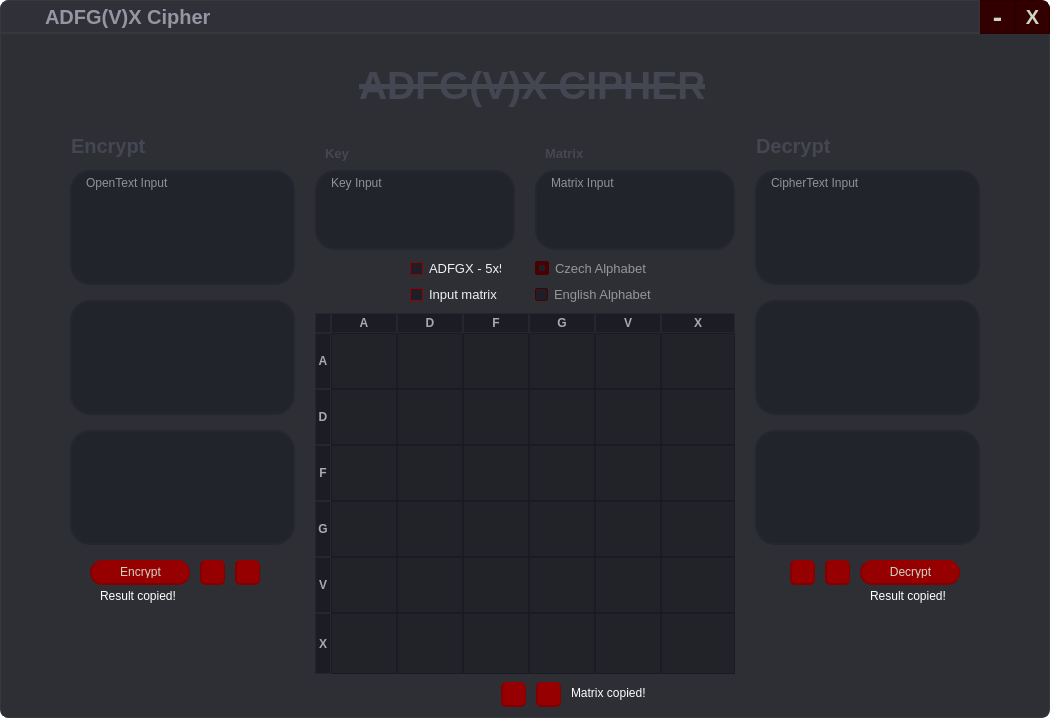
<?xml version="1.0" encoding="UTF-8"?>
<ui version="4.0">
 <class>Dialog</class>
 <widget class="QDialog" name="Dialog">
  <property name="geometry">
   <rect>
    <x>0</x>
    <y>0</y>
    <width>1060</width>
    <height>728</height>
   </rect>
  </property>
  <property name="windowTitle">
   <string>ADFG(V)X Cipher</string>
  </property>
  <property name="styleSheet">
   <string notr="true">QDialog#Dialog {
	background-color: rgba(0, 0, 0, 0);
}


QCheckBox {
	color: rgb(240, 240, 240);
	font-size: 13px;
}

QCheckBox::indicator {
	width: 11px;
	height: 11px;
	border-radius: 5px;
}

QCheckBox::indicator::unchecked{ 
	border: 1px solid; 
	border-color: rgb(150, 0, 0);
	border-radius: 1px;
	background-color: rgba(28, 29, 36, 235); 
	width: 11px; 
	height: 11px; 
}

QCheckBox::indicator::checked{ 
	border: 1px solid; 
	border-color: rgb(130, 0, 0);
	border-radius: 1px;
	background-color: rgb(150, 0, 0);
	width: 11px; 
	height: 11px; 
}




QRadioButton {
	color: rgb(150, 150, 150);
	font-size: 13px;
}

QRadioButton::indicator {
	width: 11px;
	height: 11px;
	border-radius: 5px;
}

QRadioButton::indicator::unchecked{ 
	border: 1px solid; 
	border-color: rgb(75, 0, 0);
	border-radius: 2px;
	background-color: rgba(28, 29, 36, 235); 
	width: 11px; 
	height: 11px; 
}

QRadioButton::indicator::checked{ 
	border: 4px solid; 
	border-color: rgb(75, 0, 0);
	border-radius: 3px;
	background-color: rgba(28, 29, 36, 235); 
	width: 6px; 
	height: 6px; 
}

QWidget#bgwidget {
	background-color: rgba(28, 29, 36, 235);
	border: 1px solid rgb(55, 55, 60);
	border-bottom-left-radius: 8px;/**/
	border-bottom-right-radius: 8px;/**/
}

QWidget#title_bar {
	background-color: rgb(48, 49, 56);
	border: 1px solid rgb(55, 55, 60);
	border-bottom: 2px solid rgb(55, 55, 60);
	border-top-left-radius: 8px;/**/
}

QTextEdit {
	selection-background-color: rgb(150, 0, 0);
}

QTableView {
	background-color: rgba(28, 29, 36, 180);
	color: white;
	border: none;
}

QHeaderView {
	background-color: rgba(28, 29, 36, 220);
}

QHeaderView::section {
	background-color:  rgba(28, 29, 36, 220);
	color: #aaa;
	border: 1px solid rgb(37, 39, 48);
}

QTableView QTableCornerButton::section {
    background-color: rgba(28, 29, 36, 220);
	border: 1px solid rgb(37, 39, 48);
}

QTableWidget::item::selected, QTableWidget QLineEdit { 
	/*background-color: rgb(45, 46, 52); */
	background-color: rgba(28, 29, 36, 180);
	color: white; 
	border: 3px solid rgb(37, 39, 48); 
	border-radius: 3px;
}



QTableWidget::item
{
    color: white;/*
    background-color: rgba(28, 29, 36, 100);*/
    text-align:center;
	border: 1px solid rgb(28, 26, 36);
}







QToolTip {
	background-color: rgb(34, 36, 44);
	border: 1px solid rgb(37, 39, 48);
	color: #aaa;
}


/*HORIZONTAL SCROLLBAR*/
QScrollBar:horizontal {
	border: none;
	background-color: rgb(28, 29, 36);
	height: 10px;
	margin: 0 5px 0 5px;
	border-radius: 0px;
}

/*HANDLE BAR HORIZONTAL*/
QScrollBar::handle:horizontal {
	background-color: rgb(150, 0, 0);
	min-width: 30px;
	border-radius: 5px;
}
QScrollBar::handle:horizontal:hover {
	background-color: rgb(170, 0, 0);
}

QScrollBar::handle:horizontal:pressed {
	background-color: rgb(140, 0, 0);
}

/*BTN LEFT, RIGHT - SCROLLBAR*/
QScrollBar::sub-line:horizonta, QScrollBar::add-line:horizontal {
	width: 0px;
	border: none;
}

/*RESET ARROW*/
QScrollBar::up-arrow:horizontal, QScrollBar::down-arrow:horizontal {
	background: none;
}

QScrollBar::add-page:horizontal, QScrollBar::sub-page:horizontal {
	background: none;
}

/*VERTICAL SCROLLBAR*/
QScrollBar:vertical {
	border: none;
	background-color: rgba(0, 0, 0, 0);
	width: 10px;
	margin: 5px 0 5px 0;
	border-radius: 0px;
}

/*HANDLE BAR VERTICAL*/
QScrollBar::handle:vertical {
	background-color: rgb(150, 0, 0);
	min-height: 30px;
	border-radius: 5px;
}
QScrollBar::handle:vertical:hover {
	background-color: rgb(170, 0, 0);
}

QScrollBar::handle:vertical:pressed {
	background-color: rgb(140, 0, 0);
}

/*BTN TOP, BOTTOM - SCROLLBAR*/
QScrollBar::sub-line:vertical, QScrollBar::add-line:vertical  {
	height: 0px;
	border: none;
}


/*RESET ARROW*/

QScrollBar::up-arrow:vertical, QScrollBar::down-arrow:vertical {
	background: none;
}

QScrollBar::add-page:vertical, QScrollBar::sub-page:vertical {
	background: none;
}</string>
  </property>
  <widget class="QWidget" name="bgwidget" native="true">
   <property name="geometry">
    <rect>
     <x>0</x>
     <y>33</y>
     <width>1050</width>
     <height>685</height>
    </rect>
   </property>
   <property name="sizePolicy">
    <sizepolicy hsizetype="Fixed" vsizetype="Fixed">
     <horstretch>0</horstretch>
     <verstretch>0</verstretch>
    </sizepolicy>
   </property>
   <property name="acceptDrops">
    <bool>false</bool>
   </property>
   <property name="styleSheet">
    <string notr="true"/>
   </property>
   <widget class="QLabel" name="lbl_main">
    <property name="geometry">
     <rect>
      <x>359</x>
      <y>27</y>
      <width>371</width>
      <height>50</height>
     </rect>
    </property>
    <property name="font">
     <font>
      <pointsize>29</pointsize>
      <bold>true</bold>
      <underline>false</underline>
      <strikeout>true</strikeout>
     </font>
    </property>
    <property name="styleSheet">
     <string notr="true">QLabel {
	color: rgb(68, 70, 82);
}</string>
    </property>
    <property name="text">
     <string>ADFG(V)X CIPHER</string>
    </property>
   </widget>
   <widget class="QPushButton" name="btn_enc">
    <property name="geometry">
     <rect>
      <x>90</x>
      <y>527</y>
      <width>100</width>
      <height>25</height>
     </rect>
    </property>
    <property name="focusPolicy">
     <enum>Qt::NoFocus</enum>
    </property>
    <property name="styleSheet">
     <string notr="true">QPushButton {
	background-color: rgb(150, 0, 0);
	border: none;
	padding-top: 5px;
	padding-bottom: 5px;
	color: rgb(206, 214, 196);
	border-left: 2px solid rgb(130, 0, 0);
	border-right: 1px solid rgb(130, 0, 0);
	border-bottom: 2px solid rgb(130, 0, 0);
	border-radius: 12.4px;
}

QPushButton:hover {
	background-color: rgb(170, 0, 0);
	border-left: 2px solid rgb(130, 0, 0);
	border-right: 1px solid rgb(130, 0, 0);
	border-bottom: 2px solid rgb(130, 0, 0);
}

QPushButton:pressed {
	background-color: rgb(140, 0, 0);
	border-left: 1px solid rgb(130, 0, 0);
	border-right: 2px solid rgb(130, 0, 0);
	border-top: 2px solid rgb(130, 0, 0);
	padding-top: -5px;
	padding-bottom: -5px;
	padding-left: 5px;
	border-bottom: none;
}</string>
    </property>
    <property name="text">
     <string>Encrypt</string>
    </property>
   </widget>
   <widget class="QPushButton" name="btn_enc_cp">
    <property name="geometry">
     <rect>
      <x>200</x>
      <y>527</y>
      <width>25</width>
      <height>25</height>
     </rect>
    </property>
    <property name="focusPolicy">
     <enum>Qt::NoFocus</enum>
    </property>
    <property name="styleSheet">
     <string notr="true">QPushButton {
	background-color: rgb(150, 0, 0);
	border: none;
	padding-top: 5px;
	padding-bottom: 5px;
	color: rgb(206, 214, 196);
	border-left: 2px solid rgb(130, 0, 0);
	border-right: 1px solid rgb(130, 0, 0);
	border-bottom: 2px solid rgb(130, 0, 0);
	border-radius: 5px;
}

QPushButton:hover {
	background-color: rgb(170, 0, 0);
	border-left: 2px solid rgb(130, 0, 0);
	border-right: 1px solid rgb(130, 0, 0);
	border-bottom: 2px solid rgb(130, 0, 0);
}

QPushButton:pressed {
	background-color: rgb(140, 0, 0);
	border-left: 1px solid rgb(130, 0, 0);
	border-right: 2px solid rgb(130, 0, 0);
	border-top: 2px solid rgb(130, 0, 0);
	padding-top: -5px;
	padding-bottom: -5px;
	padding-left: 5px;
	border-bottom: none;
}</string>
    </property>
    <property name="text">
     <string/>
    </property>
    <property name="icon">
     <iconset>
      <normaloff>icon.png</normaloff>icon.png</iconset>
    </property>
   </widget>
   <widget class="QLabel" name="lbl_enc_cp">
    <property name="geometry">
     <rect>
      <x>100</x>
      <y>555</y>
      <width>81</width>
      <height>16</height>
     </rect>
    </property>
    <property name="styleSheet">
     <string notr="true">QLabel {
	color: rgba(255, 255, 255, 255)
}</string>
    </property>
    <property name="text">
     <string>Result copied!</string>
    </property>
   </widget>
   <widget class="QPushButton" name="btn_dec">
    <property name="geometry">
     <rect>
      <x>860</x>
      <y>527</y>
      <width>100</width>
      <height>25</height>
     </rect>
    </property>
    <property name="focusPolicy">
     <enum>Qt::NoFocus</enum>
    </property>
    <property name="styleSheet">
     <string notr="true">QPushButton {
	background-color: rgb(150, 0, 0);
	border: none;
	padding-top: 5px;
	padding-bottom: 5px;
	color: rgb(206, 214, 196);
	border-left: 2px solid rgb(130, 0, 0);
	border-right: 1px solid rgb(130, 0, 0);
	border-bottom: 2px solid rgb(130, 0, 0);
	border-radius: 12.4px;
}

QPushButton:hover {
	background-color: rgb(170, 0, 0);
	border-left: 2px solid rgb(130, 0, 0);
	border-right: 1px solid rgb(130, 0, 0);
	border-bottom: 2px solid rgb(130, 0, 0);
}

QPushButton:pressed {
	background-color: rgb(140, 0, 0);
	border-left: 1px solid rgb(130, 0, 0);
	border-right: 2px solid rgb(130, 0, 0);
	border-top: 2px solid rgb(130, 0, 0);
	padding-top: -5px;
	padding-bottom: -5px;
	padding-left: 5px;
	border-bottom: none;
}</string>
    </property>
    <property name="text">
     <string>Decrypt</string>
    </property>
   </widget>
   <widget class="QPushButton" name="btn_dec_cp">
    <property name="geometry">
     <rect>
      <x>825</x>
      <y>527</y>
      <width>25</width>
      <height>25</height>
     </rect>
    </property>
    <property name="focusPolicy">
     <enum>Qt::NoFocus</enum>
    </property>
    <property name="styleSheet">
     <string notr="true">QPushButton {
	background-color: rgb(150, 0, 0);
	border: none;
	padding-top: 5px;
	padding-bottom: 5px;
	color: rgb(206, 214, 196);
	border-left: 2px solid rgb(130, 0, 0);
	border-right: 1px solid rgb(130, 0, 0);
	border-bottom: 2px solid rgb(130, 0, 0);
	border-radius: 5px;
}

QPushButton:hover {
	background-color: rgb(170, 0, 0);
	border-left: 2px solid rgb(130, 0, 0);
	border-right: 1px solid rgb(130, 0, 0);
	border-bottom: 2px solid rgb(130, 0, 0);
}

QPushButton:pressed {
	background-color: rgb(140, 0, 0);
	border-left: 1px solid rgb(130, 0, 0);
	border-right: 2px solid rgb(130, 0, 0);
	border-top: 2px solid rgb(130, 0, 0);
	padding-top: -5px;
	padding-bottom: -5px;
	padding-left: 5px;
	border-bottom: none;
}</string>
    </property>
    <property name="text">
     <string/>
    </property>
    <property name="icon">
     <iconset>
      <normaloff>icon.png</normaloff>icon.png</iconset>
    </property>
   </widget>
   <widget class="QLabel" name="lbl_dec_cp">
    <property name="geometry">
     <rect>
      <x>870</x>
      <y>555</y>
      <width>81</width>
      <height>15</height>
     </rect>
    </property>
    <property name="styleSheet">
     <string notr="true">QLabel {
	color: rgba(255, 255, 255, 255)
}</string>
    </property>
    <property name="text">
     <string>Result copied!</string>
    </property>
   </widget>
   <widget class="QLabel" name="lbl_enc">
    <property name="geometry">
     <rect>
      <x>71</x>
      <y>97</y>
      <width>81</width>
      <height>31</height>
     </rect>
    </property>
    <property name="font">
     <font>
      <pointsize>15</pointsize>
      <bold>true</bold>
     </font>
    </property>
    <property name="styleSheet">
     <string notr="true">QLabel {
	color: rgb(68, 70, 82);
}</string>
    </property>
    <property name="text">
     <string>Encrypt</string>
    </property>
   </widget>
   <widget class="QLabel" name="lbl_dec">
    <property name="geometry">
     <rect>
      <x>756</x>
      <y>97</y>
      <width>81</width>
      <height>31</height>
     </rect>
    </property>
    <property name="font">
     <font>
      <pointsize>15</pointsize>
      <bold>true</bold>
     </font>
    </property>
    <property name="styleSheet">
     <string notr="true">QLabel {
	color: rgb(68, 70, 82);
}</string>
    </property>
    <property name="text">
     <string>Decrypt</string>
    </property>
   </widget>
   <widget class="QTableWidget" name="table_alpha">
    <property name="geometry">
     <rect>
      <x>315</x>
      <y>280</y>
      <width>420</width>
      <height>361</height>
     </rect>
    </property>
    <property name="sizePolicy">
     <sizepolicy hsizetype="Fixed" vsizetype="Fixed">
      <horstretch>0</horstretch>
      <verstretch>0</verstretch>
     </sizepolicy>
    </property>
    <property name="maximumSize">
     <size>
      <width>800</width>
      <height>800</height>
     </size>
    </property>
    <property name="sizeIncrement">
     <size>
      <width>0</width>
      <height>0</height>
     </size>
    </property>
    <property name="font">
     <font>
      <stylestrategy>PreferDefault</stylestrategy>
     </font>
    </property>
    <property name="focusPolicy">
     <enum>Qt::NoFocus</enum>
    </property>
    <property name="contextMenuPolicy">
     <enum>Qt::NoContextMenu</enum>
    </property>
    <property name="autoFillBackground">
     <bool>false</bool>
    </property>
    <property name="styleSheet">
     <string notr="true"/>
    </property>
    <property name="frameShape">
     <enum>QFrame::StyledPanel</enum>
    </property>
    <property name="frameShadow">
     <enum>QFrame::Sunken</enum>
    </property>
    <property name="lineWidth">
     <number>2</number>
    </property>
    <property name="midLineWidth">
     <number>1</number>
    </property>
    <property name="verticalScrollBarPolicy">
     <enum>Qt::ScrollBarAlwaysOff</enum>
    </property>
    <property name="horizontalScrollBarPolicy">
     <enum>Qt::ScrollBarAlwaysOff</enum>
    </property>
    <property name="sizeAdjustPolicy">
     <enum>QAbstractScrollArea::AdjustIgnored</enum>
    </property>
    <property name="autoScroll">
     <bool>false</bool>
    </property>
    <property name="editTriggers">
     <set>QAbstractItemView::NoEditTriggers</set>
    </property>
    <property name="tabKeyNavigation">
     <bool>false</bool>
    </property>
    <property name="showDropIndicator" stdset="0">
     <bool>false</bool>
    </property>
    <property name="dragDropOverwriteMode">
     <bool>false</bool>
    </property>
    <property name="selectionMode">
     <enum>QAbstractItemView::SingleSelection</enum>
    </property>
    <property name="textElideMode">
     <enum>Qt::ElideNone</enum>
    </property>
    <property name="horizontalScrollMode">
     <enum>QAbstractItemView::ScrollPerPixel</enum>
    </property>
    <property name="showGrid">
     <bool>false</bool>
    </property>
    <property name="wordWrap">
     <bool>false</bool>
    </property>
    <property name="cornerButtonEnabled">
     <bool>false</bool>
    </property>
    <property name="rowCount">
     <number>6</number>
    </property>
    <property name="columnCount">
     <number>6</number>
    </property>
    <attribute name="horizontalHeaderVisible">
     <bool>true</bool>
    </attribute>
    <attribute name="horizontalHeaderCascadingSectionResizes">
     <bool>true</bool>
    </attribute>
    <attribute name="horizontalHeaderMinimumSectionSize">
     <number>10</number>
    </attribute>
    <attribute name="horizontalHeaderDefaultSectionSize">
     <number>66</number>
    </attribute>
    <attribute name="horizontalHeaderShowSortIndicator" stdset="0">
     <bool>false</bool>
    </attribute>
    <attribute name="horizontalHeaderStretchLastSection">
     <bool>true</bool>
    </attribute>
    <attribute name="verticalHeaderVisible">
     <bool>true</bool>
    </attribute>
    <attribute name="verticalHeaderMinimumSectionSize">
     <number>34</number>
    </attribute>
    <attribute name="verticalHeaderDefaultSectionSize">
     <number>56</number>
    </attribute>
    <attribute name="verticalHeaderHighlightSections">
     <bool>true</bool>
    </attribute>
    <attribute name="verticalHeaderStretchLastSection">
     <bool>true</bool>
    </attribute>
    <row>
     <property name="text">
      <string>A</string>
     </property>
     <property name="font">
      <font>
       <bold>true</bold>
      </font>
     </property>
     <property name="textAlignment">
      <set>AlignCenter</set>
     </property>
    </row>
    <row>
     <property name="text">
      <string>D</string>
     </property>
     <property name="font">
      <font>
       <bold>true</bold>
      </font>
     </property>
     <property name="textAlignment">
      <set>AlignCenter</set>
     </property>
    </row>
    <row>
     <property name="text">
      <string>F</string>
     </property>
     <property name="font">
      <font>
       <bold>true</bold>
      </font>
     </property>
     <property name="textAlignment">
      <set>AlignCenter</set>
     </property>
    </row>
    <row>
     <property name="text">
      <string>G</string>
     </property>
     <property name="font">
      <font>
       <bold>true</bold>
      </font>
     </property>
     <property name="textAlignment">
      <set>AlignCenter</set>
     </property>
    </row>
    <row>
     <property name="text">
      <string>V</string>
     </property>
     <property name="font">
      <font>
       <bold>true</bold>
      </font>
     </property>
     <property name="textAlignment">
      <set>AlignCenter</set>
     </property>
    </row>
    <row>
     <property name="text">
      <string>X</string>
     </property>
     <property name="font">
      <font>
       <bold>true</bold>
      </font>
     </property>
     <property name="textAlignment">
      <set>AlignCenter</set>
     </property>
    </row>
    <column>
     <property name="text">
      <string>A</string>
     </property>
     <property name="font">
      <font>
       <bold>true</bold>
      </font>
     </property>
    </column>
    <column>
     <property name="text">
      <string>D</string>
     </property>
     <property name="font">
      <font>
       <bold>true</bold>
      </font>
     </property>
    </column>
    <column>
     <property name="text">
      <string>F</string>
     </property>
     <property name="font">
      <font>
       <bold>true</bold>
      </font>
     </property>
    </column>
    <column>
     <property name="text">
      <string>G</string>
     </property>
     <property name="font">
      <font>
       <bold>true</bold>
      </font>
     </property>
    </column>
    <column>
     <property name="text">
      <string>V</string>
     </property>
     <property name="font">
      <font>
       <bold>true</bold>
      </font>
     </property>
    </column>
    <column>
     <property name="text">
      <string>X</string>
     </property>
     <property name="font">
      <font>
       <bold>true</bold>
      </font>
     </property>
    </column>
   </widget>
   <widget class="QTextEdit" name="OTInput">
    <property name="geometry">
     <rect>
      <x>70</x>
      <y>137</y>
      <width>225</width>
      <height>115</height>
     </rect>
    </property>
    <property name="focusPolicy">
     <enum>Qt::StrongFocus</enum>
    </property>
    <property name="contextMenuPolicy">
     <enum>Qt::DefaultContextMenu</enum>
    </property>
    <property name="accessibleDescription">
     <string/>
    </property>
    <property name="styleSheet">
     <string notr="true">QTextEdit {
	border: 2px solid rgb(37, 39, 48);
	border-radius: 20px;
	color: #FFF;
	font-size: 12px;
	padding-left: 10px;
	padding-right: 10px;
	background-color: rgb(34, 36, 44);
}

QTextEdit:hover {
	border: 2px solid rgb(48, 50, 62);
}

QTextEdit:focus {
	border: 2px solid rgb(85, 170, 255);
	background-color: rgb(43, 45, 56);
}</string>
    </property>
    <property name="html">
     <string>&lt;!DOCTYPE HTML PUBLIC &quot;-//W3C//DTD HTML 4.0//EN&quot; &quot;http://www.w3.org/TR/REC-html40/strict.dtd&quot;&gt;
&lt;html&gt;&lt;head&gt;&lt;meta name=&quot;qrichtext&quot; content=&quot;1&quot; /&gt;&lt;meta charset=&quot;utf-8&quot; /&gt;&lt;style type=&quot;text/css&quot;&gt;
p, li { white-space: pre-wrap; }
hr { height: 1px; border-width: 0; }
li.unchecked::marker { content: &quot;\2610&quot;; }
li.checked::marker { content: &quot;\2612&quot;; }
&lt;/style&gt;&lt;/head&gt;&lt;body style=&quot; font-family:'Segoe UI'; font-size:12px; font-weight:400; font-style:normal;&quot;&gt;
&lt;p style=&quot;-qt-paragraph-type:empty; margin-top:0px; margin-bottom:0px; margin-left:0px; margin-right:0px; -qt-block-indent:0; text-indent:0px; font-family:'MS Shell Dlg 2'; font-size:8.25pt;&quot;&gt;&lt;br /&gt;&lt;/p&gt;&lt;/body&gt;&lt;/html&gt;</string>
    </property>
    <property name="placeholderText">
     <string>OpenText Input</string>
    </property>
    <property name="tabStopWidth" stdset="0">
     <number>80</number>
    </property>
   </widget>
   <widget class="QTextEdit" name="CTInput">
    <property name="geometry">
     <rect>
      <x>755</x>
      <y>137</y>
      <width>225</width>
      <height>115</height>
     </rect>
    </property>
    <property name="focusPolicy">
     <enum>Qt::StrongFocus</enum>
    </property>
    <property name="accessibleDescription">
     <string/>
    </property>
    <property name="styleSheet">
     <string notr="true">QTextEdit {
	border: 2px solid rgb(37, 39, 48);
	border-radius: 20px;
	color: #FFF;
	font-size: 12px;
	padding-left: 10px;
	padding-right: 10px;
	background-color: rgb(34, 36, 44);
}

QTextEdit:hover {
	border: 2px solid rgb(48, 50, 62);
}

QTextEdit:focus {
	border: 2px solid rgb(85, 170, 255);
	background-color: rgb(43, 45, 56);
}</string>
    </property>
    <property name="placeholderText">
     <string>CipherText Input</string>
    </property>
   </widget>
   <widget class="QLabel" name="lbl_key">
    <property name="geometry">
     <rect>
      <x>325</x>
      <y>110</y>
      <width>25</width>
      <height>20</height>
     </rect>
    </property>
    <property name="font">
     <font>
      <pointsize>10</pointsize>
      <bold>true</bold>
     </font>
    </property>
    <property name="styleSheet">
     <string notr="true">QLabel {
	color: rgb(68, 70, 82);
}</string>
    </property>
    <property name="text">
     <string>Key</string>
    </property>
   </widget>
   <widget class="QTextBrowser" name="lbl_enc_prep">
    <property name="geometry">
     <rect>
      <x>70</x>
      <y>267</y>
      <width>225</width>
      <height>115</height>
     </rect>
    </property>
    <property name="focusPolicy">
     <enum>Qt::ClickFocus</enum>
    </property>
    <property name="styleSheet">
     <string notr="true">QTextBrowser {
	border: 2px solid rgb(37, 39, 48);
	border-radius: 20px;
	background-color: rgb(34, 36, 44);
	font-size: 12px;
	padding-left: 10px;
	padding-right: 10px;
	color: #FFF;
}
</string>
    </property>
    <property name="horizontalScrollBarPolicy">
     <enum>Qt::ScrollBarAlwaysOff</enum>
    </property>
    <property name="html">
     <string>&lt;!DOCTYPE HTML PUBLIC &quot;-//W3C//DTD HTML 4.0//EN&quot; &quot;http://www.w3.org/TR/REC-html40/strict.dtd&quot;&gt;
&lt;html&gt;&lt;head&gt;&lt;meta name=&quot;qrichtext&quot; content=&quot;1&quot; /&gt;&lt;meta charset=&quot;utf-8&quot; /&gt;&lt;style type=&quot;text/css&quot;&gt;
p, li { white-space: pre-wrap; }
hr { height: 1px; border-width: 0; }
li.unchecked::marker { content: &quot;\2610&quot;; }
li.checked::marker { content: &quot;\2612&quot;; }
&lt;/style&gt;&lt;/head&gt;&lt;body style=&quot; font-family:'Segoe UI'; font-size:12px; font-weight:400; font-style:normal;&quot;&gt;
&lt;p align=&quot;center&quot; style=&quot;-qt-paragraph-type:empty; margin-top:0px; margin-bottom:0px; margin-left:0px; margin-right:0px; -qt-block-indent:0; text-indent:0px; font-family:'MS Shell Dlg 2';&quot;&gt;&lt;br /&gt;&lt;/p&gt;&lt;/body&gt;&lt;/html&gt;</string>
    </property>
   </widget>
   <widget class="QTextBrowser" name="lbl_enc_res">
    <property name="geometry">
     <rect>
      <x>70</x>
      <y>397</y>
      <width>225</width>
      <height>115</height>
     </rect>
    </property>
    <property name="focusPolicy">
     <enum>Qt::ClickFocus</enum>
    </property>
    <property name="styleSheet">
     <string notr="true">QTextBrowser {
	border: 2px solid rgb(37, 39, 48);
	border-radius: 20px;
	background-color: rgb(34, 36, 44);
	font-size: 12px;
	padding-left: 10px;
	padding-right: 10px;
	color: #FFF;
}
</string>
    </property>
    <property name="horizontalScrollBarPolicy">
     <enum>Qt::ScrollBarAlwaysOff</enum>
    </property>
    <property name="html">
     <string>&lt;!DOCTYPE HTML PUBLIC &quot;-//W3C//DTD HTML 4.0//EN&quot; &quot;http://www.w3.org/TR/REC-html40/strict.dtd&quot;&gt;
&lt;html&gt;&lt;head&gt;&lt;meta name=&quot;qrichtext&quot; content=&quot;1&quot; /&gt;&lt;meta charset=&quot;utf-8&quot; /&gt;&lt;style type=&quot;text/css&quot;&gt;
p, li { white-space: pre-wrap; }
hr { height: 1px; border-width: 0; }
li.unchecked::marker { content: &quot;\2610&quot;; }
li.checked::marker { content: &quot;\2612&quot;; }
&lt;/style&gt;&lt;/head&gt;&lt;body style=&quot; font-family:'Segoe UI'; font-size:12px; font-weight:400; font-style:normal;&quot;&gt;
&lt;p align=&quot;center&quot; style=&quot;-qt-paragraph-type:empty; margin-top:0px; margin-bottom:0px; margin-left:0px; margin-right:0px; -qt-block-indent:0; text-indent:0px; font-family:'MS Shell Dlg 2';&quot;&gt;&lt;br /&gt;&lt;/p&gt;&lt;/body&gt;&lt;/html&gt;</string>
    </property>
   </widget>
   <widget class="QTextBrowser" name="lbl_dec_res">
    <property name="geometry">
     <rect>
      <x>755</x>
      <y>397</y>
      <width>225</width>
      <height>115</height>
     </rect>
    </property>
    <property name="focusPolicy">
     <enum>Qt::ClickFocus</enum>
    </property>
    <property name="styleSheet">
     <string notr="true">QTextBrowser {
	border: 2px solid rgb(37, 39, 48);
	border-radius: 20px;
	background-color: rgb(34, 36, 44);
	font-size: 12px;
	padding-left: 10px;
	padding-right: 10px;
	color: #FFF;
}
</string>
    </property>
    <property name="horizontalScrollBarPolicy">
     <enum>Qt::ScrollBarAlwaysOff</enum>
    </property>
    <property name="html">
     <string>&lt;!DOCTYPE HTML PUBLIC &quot;-//W3C//DTD HTML 4.0//EN&quot; &quot;http://www.w3.org/TR/REC-html40/strict.dtd&quot;&gt;
&lt;html&gt;&lt;head&gt;&lt;meta name=&quot;qrichtext&quot; content=&quot;1&quot; /&gt;&lt;meta charset=&quot;utf-8&quot; /&gt;&lt;style type=&quot;text/css&quot;&gt;
p, li { white-space: pre-wrap; }
hr { height: 1px; border-width: 0; }
li.unchecked::marker { content: &quot;\2610&quot;; }
li.checked::marker { content: &quot;\2612&quot;; }
&lt;/style&gt;&lt;/head&gt;&lt;body style=&quot; font-family:'Segoe UI'; font-size:12px; font-weight:400; font-style:normal;&quot;&gt;
&lt;p align=&quot;center&quot; style=&quot;-qt-paragraph-type:empty; margin-top:0px; margin-bottom:0px; margin-left:0px; margin-right:0px; -qt-block-indent:0; text-indent:0px; font-family:'MS Shell Dlg 2';&quot;&gt;&lt;br /&gt;&lt;/p&gt;&lt;/body&gt;&lt;/html&gt;</string>
    </property>
   </widget>
   <widget class="QTextBrowser" name="lbl_dec_prep">
    <property name="geometry">
     <rect>
      <x>755</x>
      <y>267</y>
      <width>225</width>
      <height>115</height>
     </rect>
    </property>
    <property name="focusPolicy">
     <enum>Qt::ClickFocus</enum>
    </property>
    <property name="styleSheet">
     <string notr="true">QTextBrowser {
	border: 2px solid rgb(37, 39, 48);
	border-radius: 20px;
	background-color: rgb(34, 36, 44);
	font-size: 12px;
	padding-left: 10px;
	padding-right: 10px;
	color: #FFF;
}
</string>
    </property>
    <property name="horizontalScrollBarPolicy">
     <enum>Qt::ScrollBarAlwaysOff</enum>
    </property>
    <property name="html">
     <string>&lt;!DOCTYPE HTML PUBLIC &quot;-//W3C//DTD HTML 4.0//EN&quot; &quot;http://www.w3.org/TR/REC-html40/strict.dtd&quot;&gt;
&lt;html&gt;&lt;head&gt;&lt;meta name=&quot;qrichtext&quot; content=&quot;1&quot; /&gt;&lt;meta charset=&quot;utf-8&quot; /&gt;&lt;style type=&quot;text/css&quot;&gt;
p, li { white-space: pre-wrap; }
hr { height: 1px; border-width: 0; }
li.unchecked::marker { content: &quot;\2610&quot;; }
li.checked::marker { content: &quot;\2612&quot;; }
&lt;/style&gt;&lt;/head&gt;&lt;body style=&quot; font-family:'Segoe UI'; font-size:12px; font-weight:400; font-style:normal;&quot;&gt;
&lt;p align=&quot;center&quot; style=&quot;-qt-paragraph-type:empty; margin-top:0px; margin-bottom:0px; margin-left:0px; margin-right:0px; -qt-block-indent:0; text-indent:0px; font-family:'MS Shell Dlg 2';&quot;&gt;&lt;br /&gt;&lt;/p&gt;&lt;/body&gt;&lt;/html&gt;</string>
    </property>
   </widget>
   <widget class="QPushButton" name="btn_enc_res">
    <property name="geometry">
     <rect>
      <x>235</x>
      <y>527</y>
      <width>25</width>
      <height>25</height>
     </rect>
    </property>
    <property name="focusPolicy">
     <enum>Qt::NoFocus</enum>
    </property>
    <property name="styleSheet">
     <string notr="true">QPushButton {
	background-color: rgb(150, 0, 0);
	border: none;
	padding-top: 5px;
	padding-bottom: 5px;
	color: rgb(206, 214, 196);
	border-left: 2px solid rgb(130, 0, 0);
	border-right: 1px solid rgb(130, 0, 0);
	border-bottom: 2px solid rgb(130, 0, 0);
	border-radius: 5px;
}

QPushButton:hover {
	background-color: rgb(170, 0, 0);
	border-left: 2px solid rgb(130, 0, 0);
	border-right: 1px solid rgb(130, 0, 0);
	border-bottom: 2px solid rgb(130, 0, 0);
}

QPushButton:pressed {
	background-color: rgb(140, 0, 0);
	border-left: 1px solid rgb(130, 0, 0);
	border-right: 2px solid rgb(130, 0, 0);
	border-top: 2px solid rgb(130, 0, 0);
	padding-top: -5px;
	padding-bottom: -5px;
	padding-left: 5px;
	border-bottom: none;
}</string>
    </property>
    <property name="text">
     <string/>
    </property>
    <property name="icon">
     <iconset>
      <normaloff>reset_icon.png</normaloff>reset_icon.png</iconset>
    </property>
    <property name="iconSize">
     <size>
      <width>22</width>
      <height>22</height>
     </size>
    </property>
   </widget>
   <widget class="QPushButton" name="btn_dec_res">
    <property name="geometry">
     <rect>
      <x>790</x>
      <y>527</y>
      <width>25</width>
      <height>25</height>
     </rect>
    </property>
    <property name="focusPolicy">
     <enum>Qt::NoFocus</enum>
    </property>
    <property name="styleSheet">
     <string notr="true">QPushButton {
	background-color: rgb(150, 0, 0);
	border: none;
	padding-top: 5px;
	padding-bottom: 5px;
	color: rgb(206, 214, 196);
	border-left: 2px solid rgb(130, 0, 0);
	border-right: 1px solid rgb(130, 0, 0);
	border-bottom: 2px solid rgb(130, 0, 0);
	border-radius: 5px;
}

QPushButton:hover {
	background-color: rgb(170, 0, 0);
	border-left: 2px solid rgb(130, 0, 0);
	border-right: 1px solid rgb(130, 0, 0);
	border-bottom: 2px solid rgb(130, 0, 0);
}

QPushButton:pressed {
	background-color: rgb(140, 0, 0);
	border-left: 1px solid rgb(130, 0, 0);
	border-right: 2px solid rgb(130, 0, 0);
	border-top: 2px solid rgb(130, 0, 0);
	padding-top: -5px;
	padding-bottom: -5px;
	padding-left: 5px;
	border-bottom: none;
}</string>
    </property>
    <property name="text">
     <string/>
    </property>
    <property name="icon">
     <iconset>
      <normaloff>reset_icon.png</normaloff>reset_icon.png</iconset>
    </property>
    <property name="iconSize">
     <size>
      <width>22</width>
      <height>22</height>
     </size>
    </property>
   </widget>
   <widget class="QTextEdit" name="key_input">
    <property name="geometry">
     <rect>
      <x>315</x>
      <y>137</y>
      <width>200</width>
      <height>80</height>
     </rect>
    </property>
    <property name="focusPolicy">
     <enum>Qt::StrongFocus</enum>
    </property>
    <property name="contextMenuPolicy">
     <enum>Qt::DefaultContextMenu</enum>
    </property>
    <property name="accessibleDescription">
     <string/>
    </property>
    <property name="styleSheet">
     <string notr="true">QTextEdit {
	border: 2px solid rgb(37, 39, 48);
	border-radius: 20px;
	color: #FFF;
	font-size: 12px;
	padding-left: 10px;
	padding-right: 10px;
	background-color: rgb(34, 36, 44);
}

QTextEdit:hover {
	border: 2px solid rgb(48, 50, 62);
}

QTextEdit:focus {
	border: 2px solid rgb(85, 170, 255);
	background-color: rgb(43, 45, 56);
}</string>
    </property>
    <property name="html">
     <string>&lt;!DOCTYPE HTML PUBLIC &quot;-//W3C//DTD HTML 4.0//EN&quot; &quot;http://www.w3.org/TR/REC-html40/strict.dtd&quot;&gt;
&lt;html&gt;&lt;head&gt;&lt;meta name=&quot;qrichtext&quot; content=&quot;1&quot; /&gt;&lt;meta charset=&quot;utf-8&quot; /&gt;&lt;style type=&quot;text/css&quot;&gt;
p, li { white-space: pre-wrap; }
hr { height: 1px; border-width: 0; }
li.unchecked::marker { content: &quot;\2610&quot;; }
li.checked::marker { content: &quot;\2612&quot;; }
&lt;/style&gt;&lt;/head&gt;&lt;body style=&quot; font-family:'Segoe UI'; font-size:12px; font-weight:400; font-style:normal;&quot;&gt;
&lt;p style=&quot;-qt-paragraph-type:empty; margin-top:0px; margin-bottom:0px; margin-left:0px; margin-right:0px; -qt-block-indent:0; text-indent:0px; font-family:'MS Shell Dlg 2'; font-size:8.25pt;&quot;&gt;&lt;br /&gt;&lt;/p&gt;&lt;/body&gt;&lt;/html&gt;</string>
    </property>
    <property name="placeholderText">
     <string>Key Input</string>
    </property>
    <property name="tabStopWidth" stdset="0">
     <number>80</number>
    </property>
   </widget>
   <widget class="QRadioButton" name="rd_btn_czech">
    <property name="geometry">
     <rect>
      <x>535</x>
      <y>224</y>
      <width>113</width>
      <height>22</height>
     </rect>
    </property>
    <property name="focusPolicy">
     <enum>Qt::NoFocus</enum>
    </property>
    <property name="text">
     <string>Czech Alphabet</string>
    </property>
    <property name="checked">
     <bool>true</bool>
    </property>
   </widget>
   <widget class="QRadioButton" name="rd_btn_english">
    <property name="geometry">
     <rect>
      <x>535</x>
      <y>250</y>
      <width>119</width>
      <height>22</height>
     </rect>
    </property>
    <property name="focusPolicy">
     <enum>Qt::NoFocus</enum>
    </property>
    <property name="text">
     <string>English Alphabet</string>
    </property>
   </widget>
   <widget class="QPushButton" name="btn_tab_res">
    <property name="geometry">
     <rect>
      <x>501</x>
      <y>649</y>
      <width>25</width>
      <height>25</height>
     </rect>
    </property>
    <property name="focusPolicy">
     <enum>Qt::NoFocus</enum>
    </property>
    <property name="styleSheet">
     <string notr="true">QPushButton {
	background-color: rgb(150, 0, 0);
	border: none;
	padding-top: 5px;
	padding-bottom: 5px;
	color: rgb(206, 214, 196);
	border-left: 2px solid rgb(130, 0, 0);
	border-right: 1px solid rgb(130, 0, 0);
	border-bottom: 2px solid rgb(130, 0, 0);
	border-radius: 5px;
}

QPushButton:hover {
	background-color: rgb(170, 0, 0);
	border-left: 2px solid rgb(130, 0, 0);
	border-right: 1px solid rgb(130, 0, 0);
	border-bottom: 2px solid rgb(130, 0, 0);
}

QPushButton:pressed {
	background-color: rgb(140, 0, 0);
	border-left: 1px solid rgb(130, 0, 0);
	border-right: 2px solid rgb(130, 0, 0);
	border-top: 2px solid rgb(130, 0, 0);
	padding-top: -5px;
	padding-bottom: -5px;
	padding-left: 5px;
	border-bottom: none;
}</string>
    </property>
    <property name="text">
     <string/>
    </property>
    <property name="icon">
     <iconset>
      <normaloff>reset_icon.png</normaloff>reset_icon.png</iconset>
    </property>
    <property name="iconSize">
     <size>
      <width>22</width>
      <height>22</height>
     </size>
    </property>
   </widget>
   <widget class="QCheckBox" name="chk_5x5">
    <property name="geometry">
     <rect>
      <x>410</x>
      <y>224</y>
      <width>91</width>
      <height>22</height>
     </rect>
    </property>
    <property name="focusPolicy">
     <enum>Qt::NoFocus</enum>
    </property>
    <property name="text">
     <string>ADFGX - 5x5</string>
    </property>
   </widget>
   <widget class="QCheckBox" name="checkBox_2">
    <property name="geometry">
     <rect>
      <x>410</x>
      <y>250</y>
      <width>91</width>
      <height>22</height>
     </rect>
    </property>
    <property name="focusPolicy">
     <enum>Qt::NoFocus</enum>
    </property>
    <property name="text">
     <string>Input matrix</string>
    </property>
   </widget>
   <widget class="QTextEdit" name="matr_input">
    <property name="geometry">
     <rect>
      <x>535</x>
      <y>137</y>
      <width>200</width>
      <height>80</height>
     </rect>
    </property>
    <property name="focusPolicy">
     <enum>Qt::StrongFocus</enum>
    </property>
    <property name="contextMenuPolicy">
     <enum>Qt::DefaultContextMenu</enum>
    </property>
    <property name="accessibleDescription">
     <string/>
    </property>
    <property name="styleSheet">
     <string notr="true">QTextEdit {
	border: 2px solid rgb(37, 39, 48);
	border-radius: 20px;
	color: #FFF;
	font-size: 12px;
	padding-left: 10px;
	padding-right: 10px;
	background-color: rgb(34, 36, 44);
}

QTextEdit:hover {
	border: 2px solid rgb(48, 50, 62);
}

QTextEdit:focus {
	border: 2px solid rgb(85, 170, 255);
	background-color: rgb(43, 45, 56);
}</string>
    </property>
    <property name="html">
     <string>&lt;!DOCTYPE HTML PUBLIC &quot;-//W3C//DTD HTML 4.0//EN&quot; &quot;http://www.w3.org/TR/REC-html40/strict.dtd&quot;&gt;
&lt;html&gt;&lt;head&gt;&lt;meta name=&quot;qrichtext&quot; content=&quot;1&quot; /&gt;&lt;meta charset=&quot;utf-8&quot; /&gt;&lt;style type=&quot;text/css&quot;&gt;
p, li { white-space: pre-wrap; }
hr { height: 1px; border-width: 0; }
li.unchecked::marker { content: &quot;\2610&quot;; }
li.checked::marker { content: &quot;\2612&quot;; }
&lt;/style&gt;&lt;/head&gt;&lt;body style=&quot; font-family:'Segoe UI'; font-size:12px; font-weight:400; font-style:normal;&quot;&gt;
&lt;p style=&quot;-qt-paragraph-type:empty; margin-top:0px; margin-bottom:0px; margin-left:0px; margin-right:0px; -qt-block-indent:0; text-indent:0px; font-family:'MS Shell Dlg 2'; font-size:8.25pt;&quot;&gt;&lt;br /&gt;&lt;/p&gt;&lt;/body&gt;&lt;/html&gt;</string>
    </property>
    <property name="placeholderText">
     <string>Matrix Input</string>
    </property>
    <property name="tabStopWidth" stdset="0">
     <number>80</number>
    </property>
   </widget>
   <widget class="QPushButton" name="btn_matr_cp">
    <property name="geometry">
     <rect>
      <x>536</x>
      <y>649</y>
      <width>25</width>
      <height>25</height>
     </rect>
    </property>
    <property name="focusPolicy">
     <enum>Qt::NoFocus</enum>
    </property>
    <property name="styleSheet">
     <string notr="true">QPushButton {
	background-color: rgb(150, 0, 0);
	border: none;
	padding-top: 5px;
	padding-bottom: 5px;
	color: rgb(206, 214, 196);
	border-left: 2px solid rgb(130, 0, 0);
	border-right: 1px solid rgb(130, 0, 0);
	border-bottom: 2px solid rgb(130, 0, 0);
	border-radius: 5px;
}

QPushButton:hover {
	background-color: rgb(170, 0, 0);
	border-left: 2px solid rgb(130, 0, 0);
	border-right: 1px solid rgb(130, 0, 0);
	border-bottom: 2px solid rgb(130, 0, 0);
}

QPushButton:pressed {
	background-color: rgb(140, 0, 0);
	border-left: 1px solid rgb(130, 0, 0);
	border-right: 2px solid rgb(130, 0, 0);
	border-top: 2px solid rgb(130, 0, 0);
	padding-top: -5px;
	padding-bottom: -5px;
	padding-left: 5px;
	border-bottom: none;
}</string>
    </property>
    <property name="text">
     <string/>
    </property>
    <property name="icon">
     <iconset>
      <normaloff>icon.png</normaloff>icon.png</iconset>
    </property>
   </widget>
   <widget class="QLabel" name="lbl_matr_cp">
    <property name="geometry">
     <rect>
      <x>571</x>
      <y>652</y>
      <width>81</width>
      <height>15</height>
     </rect>
    </property>
    <property name="styleSheet">
     <string notr="true">QLabel {
	color: rgba(255, 255, 255, 255)
}</string>
    </property>
    <property name="text">
     <string>Matrix copied!</string>
    </property>
   </widget>
   <widget class="QLabel" name="lbl_matr">
    <property name="geometry">
     <rect>
      <x>545</x>
      <y>110</y>
      <width>41</width>
      <height>20</height>
     </rect>
    </property>
    <property name="font">
     <font>
      <pointsize>10</pointsize>
      <bold>true</bold>
     </font>
    </property>
    <property name="styleSheet">
     <string notr="true">QLabel {
	color: rgb(68, 70, 82);
}</string>
    </property>
    <property name="text">
     <string>Matrix</string>
    </property>
   </widget>
  </widget>
  <widget class="QWidget" name="title_bar" native="true">
   <property name="geometry">
    <rect>
     <x>0</x>
     <y>0</y>
     <width>980</width>
     <height>34</height>
    </rect>
   </property>
   <property name="styleSheet">
    <string notr="true"/>
   </property>
   <widget class="QLabel" name="lbl_name">
    <property name="geometry">
     <rect>
      <x>45</x>
      <y>1</y>
      <width>191</width>
      <height>31</height>
     </rect>
    </property>
    <property name="font">
     <font>
      <pointsize>15</pointsize>
      <bold>true</bold>
     </font>
    </property>
    <property name="styleSheet">
     <string notr="true">QLabel {
	color: rgb(148, 150, 162);
}</string>
    </property>
    <property name="text">
     <string>ADFG(V)X Cipher</string>
    </property>
   </widget>
   <widget class="QLabel" name="lbl_icon">
    <property name="geometry">
     <rect>
      <x>15</x>
      <y>8</y>
      <width>20</width>
      <height>20</height>
     </rect>
    </property>
    <property name="font">
     <font>
      <pointsize>8</pointsize>
      <bold>false</bold>
      <strikeout>false</strikeout>
     </font>
    </property>
    <property name="styleSheet">
     <string notr="true">QLabel {
	color: rgb(148, 150, 162);
}</string>
    </property>
    <property name="text">
     <string/>
    </property>
    <property name="textFormat">
     <enum>Qt::AutoText</enum>
    </property>
    <property name="pixmap">
     <pixmap>icon.png</pixmap>
    </property>
    <property name="scaledContents">
     <bool>true</bool>
    </property>
   </widget>
  </widget>
  <widget class="QWidget" name="btnwidget" native="true">
   <property name="geometry">
    <rect>
     <x>980</x>
     <y>0</y>
     <width>120</width>
     <height>80</height>
    </rect>
   </property>
   <widget class="QPushButton" name="btn_cls">
    <property name="geometry">
     <rect>
      <x>35</x>
      <y>0</y>
      <width>35</width>
      <height>34</height>
     </rect>
    </property>
    <property name="font">
     <font>
      <pointsize>15</pointsize>
      <italic>false</italic>
      <bold>true</bold>
      <underline>false</underline>
      <strikeout>false</strikeout>
     </font>
    </property>
    <property name="focusPolicy">
     <enum>Qt::NoFocus</enum>
    </property>
    <property name="styleSheet">
     <string notr="true">QPushButton {
	background-color: rgb(50, 0, 0);
	color: rgb(206, 214, 196);
	border: 1px solid rgb(40, 0, 0);
	border-top-right-radius: 8px;/**/
}

QPushButton:hover {
	background-color: rgb(150, 0, 0);
	border:1px solid rgb(140, 0, 0);
}

QPushButton:pressed {
	background-color: rgb(120, 0, 0);
}</string>
    </property>
    <property name="text">
     <string>X</string>
    </property>
    <property name="iconSize">
     <size>
      <width>22</width>
      <height>22</height>
     </size>
    </property>
   </widget>
   <widget class="QPushButton" name="btn_min">
    <property name="geometry">
     <rect>
      <x>0</x>
      <y>0</y>
      <width>35</width>
      <height>34</height>
     </rect>
    </property>
    <property name="font">
     <font>
      <pointsize>21</pointsize>
      <italic>false</italic>
      <bold>true</bold>
      <underline>false</underline>
      <strikeout>false</strikeout>
     </font>
    </property>
    <property name="focusPolicy">
     <enum>Qt::NoFocus</enum>
    </property>
    <property name="styleSheet">
     <string notr="true">QPushButton {
	background-color: rgb(50, 0, 0);
	color: rgb(206, 214, 196);
	border: 1px solid rgb(40, 0, 0);
}

QPushButton:hover {
	background-color: rgb(150, 0, 0);
	border:1px solid rgb(140, 0, 0);
}

QPushButton:pressed {
	background-color: rgb(120, 0, 0);
}</string>
    </property>
    <property name="text">
     <string>-</string>
    </property>
    <property name="iconSize">
     <size>
      <width>22</width>
      <height>22</height>
     </size>
    </property>
   </widget>
  </widget>
 </widget>
 <tabstops>
  <tabstop>OTInput</tabstop>
  <tabstop>CTInput</tabstop>
 </tabstops>
 <resources/>
 <connections/>
</ui>
